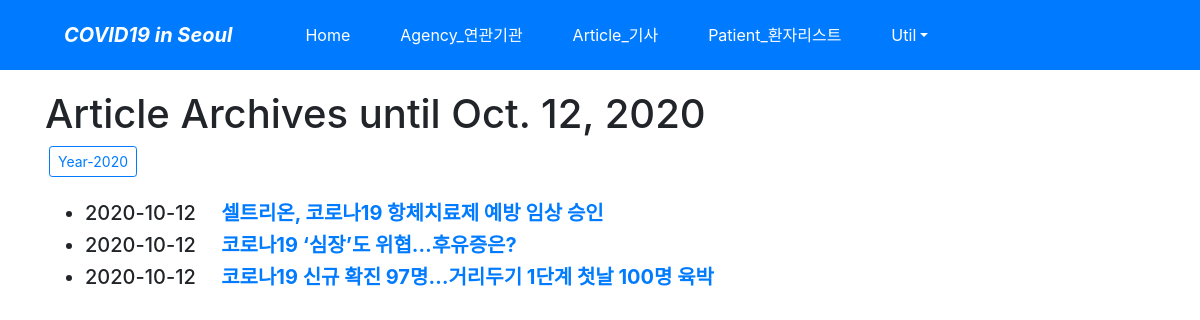
Page /article/archive/ on the committed database.
### article/models.py (models this page shows, shortened)
class Post(models.Model):
    title = models.CharField(verbose_name='TITLE', max_length=50) #기사제목
    slug = models.SlugField('SLUG', unique=True, allow_unicode=True, help_text='one word for title alias.')
    description = models.CharField('DESCRIPTION', max_length=100, blank=True, help_text='simple description text.') # 기사 설명
    content = models.TextField('CONTENT') # 기사 내용
    create_dt = models.DateTimeField('CREATE DATE', auto_now_add=True) #기사 날짜
    modify_dt = models.DateTimeField('MODIFY DATE', auto_now=True) # 기사 수정 날짜
    url = models.URLField('URL', unique=True) # 원본 기사 URL
    class Meta:
        verbose_name = 'post'
        verbose_name_plural = 'posts'
        db_table = 'article_posts'
        ordering = ('-modify_dt',)
    def get_absolute_url(self):
        return reverse('article:post_detail', args=(self.slug,))

### article/views.py (the view)
# urls.py: path('archive/', views.PostAV.as_view(), name='post_archive'),
class PostAV(ArchiveIndexView):
    model = Post
    date_field = 'modify_dt'

### article/templates/article/post_archive.html (shortened to what this page needs)
{% extends "base.html" %}
{% block content %}
    <h1>Article Archives until {% now "N d, Y" %}</h1>
    {% for date in date_list %}
    <a href="{% url 'article:post_year_archive' date|date:'Y' %}"
       class="btn btn-outline-primary btn-sm mx-1">
        Year-{{ date|date:"Y" }}</a>
    {% endfor %}
    <br><br>
    <div>
        <ul>
            {% for post in object_list %}
            <li class="h5">
                {{ post.modify_dt|date:"Y-m-d" }}&emsp;
                <a href="{{ post.get_absolute_url }}"><strong>{{ post.title }}</strong></a>
            </li>
            {% endfor %}
        </ul>
    </div>
{% endblock %}

### templates/base.html (shortened to what this page needs)
<!DOCTYPE html>
<html lang="ko">
<head>
    <link rel="stylesheet" href="https://stackpath.bootstrapcdn.com/bootstrap/4.3.1/css/bootstrap.min.css">
</head>
<body style="padding-top:90px;">
<nav class="navbar navbar-expand-lg navbar-dark bg-primary fixed-top">
    <span class="navbar-brand mx-5 mb-0 font-weight-bold font-italic">COVID19 in Seoul</span>
    <div class="collapse navbar-collapse" id="navbarSupportedContent">
        <ul class="navbar-nav mr-auto">
            <li class="nav-item mx-1 btn btn-primary">
                <a class="nav-link text-white" href="{% url 'home' %}">Home</a></li>
            <li class="nav-item mx-1 btn btn-primary">
                <a class="nav-link text-white" href="{% url 'agency:index' %}">Agency_연관기관</a></li>
            <li class="nav-item mx-1 btn btn-primary">
                <a class="nav-link text-white" href="{% url 'article:index' %}">Article_기사</a></li>
            <li class="nav-item mx-1 btn btn-primary">
                <a class="nav-link text-white" href="{% url 'patient:index' %}">Patient_환자리스트</a></li>
            <li class="nav-item dropdown mx-1 btn btn-primary">
                <a class="nav-link dropdown-toggle text-white" href="#" data-toggle="dropdown">Util</a>
            </li>
        </ul>
    </div>
</nav>
<div class="container">
    {% block content %}{% endblock %}
</div>
</body>
</html>

### rows in the picture
Post: modify_dt "2020-10-12", title "셀트리온, 코로나19 항체치료제 예방 임상 승인"
Post: modify_dt "2020-10-12", title "코로나19 ‘심장’도 위협…후유증은?"
Post: modify_dt "2020-10-12", title "코로나19 신규 확진 97명…거리두기 1단계 첫날 100명 육박"

### other values in the picture
{{ date|date:"Y" }} "2020"
